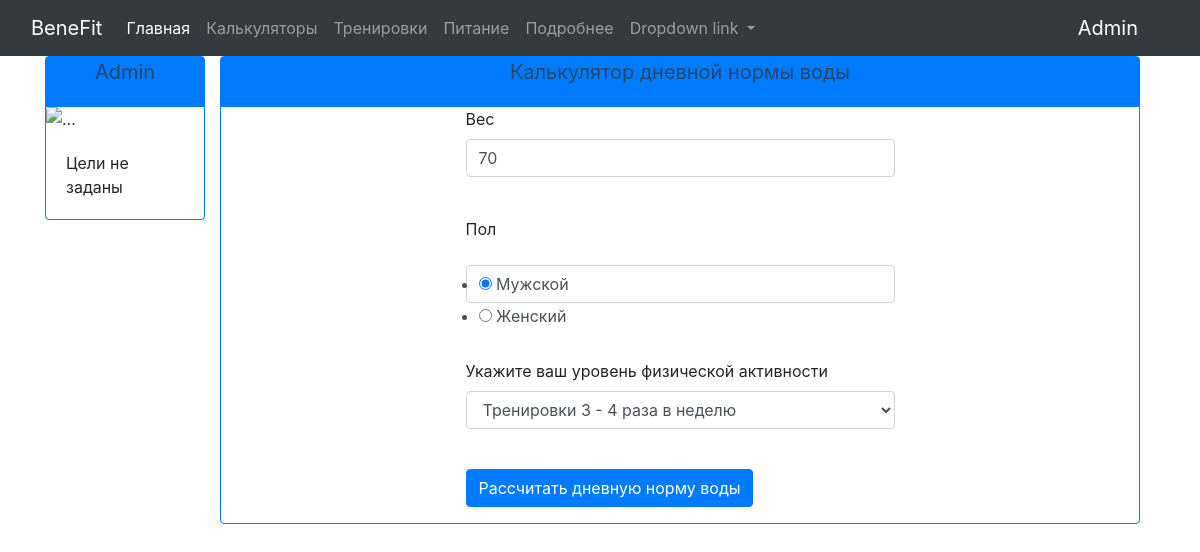
Page /calculators/water (signed in) on the earlier database version.
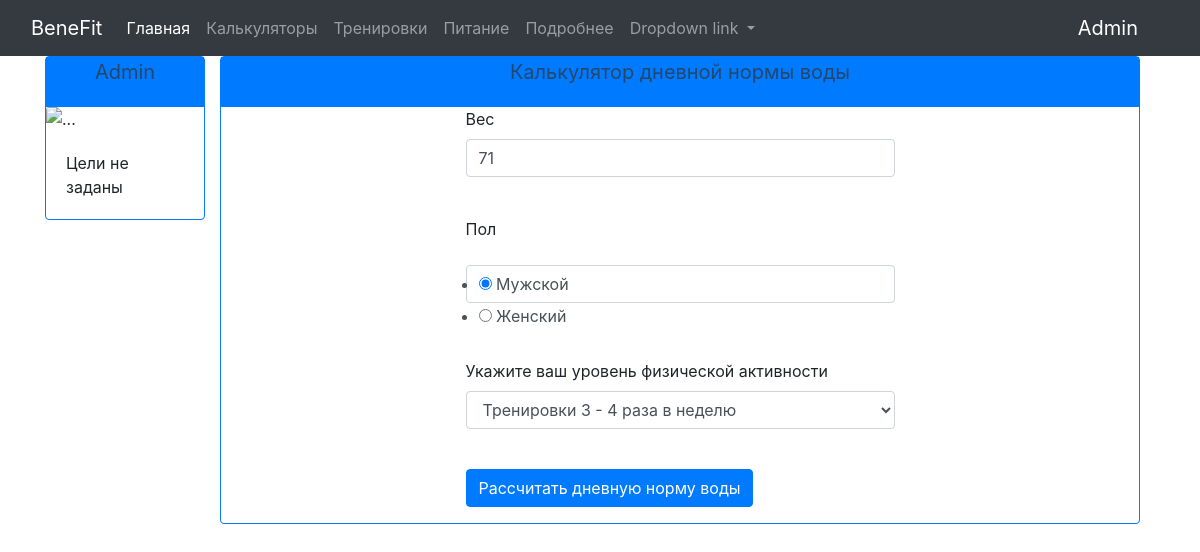
Same page on the later database version.
### data/user_inputs.py (models this page shows)
class User_inputs(SqlAlchemyBase, UserMixin):
    __tablename__ = 'user_inputs'
    user_id = sqlalchemy.Column(sqlalchemy.Integer,
                                sqlalchemy.ForeignKey("user_login.id"),
                                primary_key=True, autoincrement=True, nullable=True)
    height = sqlalchemy.Column(sqlalchemy.Integer, nullable=True)
    weight = sqlalchemy.Column(sqlalchemy.Integer, nullable=True)
    age = sqlalchemy.Column(sqlalchemy.Integer, nullable=True)
    gender = sqlalchemy.Column(sqlalchemy.String, nullable=True)
    activity = sqlalchemy.Column(sqlalchemy.Integer, nullable=True)
    wrists = sqlalchemy.Column(sqlalchemy.Integer, nullable=True)
    waist = sqlalchemy.Column(sqlalchemy.Integer, nullable=True)
    neck = sqlalchemy.Column(sqlalchemy.Integer, nullable=True)
    hip = sqlalchemy.Column(sqlalchemy.Integer, nullable=True)
    user_login = orm.relation('User_login')

### main.py (the view, shortened to what this page needs)
@app.route("/calculators/water", methods=['GET', "POST"])
def water_calculator_page():
    form = WaterCalculatorForm()
    if current_user.is_authenticated:
        db_sess = db_session.create_session()
        current_user_inputs = db_sess.query(User_inputs).filter(
            User_inputs.user_id == current_user.id).first()
        form.weight.data = current_user_inputs.weight
        form.gender.data = current_user_inputs.gender
        form.activity.data = str(current_user_inputs.activity)
    return render_template("water_calculator.html",
                           title='Калькулятор дневной нормы воды', form=form)

### forms/water_calculator_form.py
class WaterCalculatorForm(FlaskForm):
    gender = RadioField('Пол', choices=['Мужской', 'Женский'])
    weight = IntegerField('Вес', validators=[DataRequired()])
    activity = SelectField(u'Укажите ваш уровень физической активности',
                           choices=[(0, 'Сидячий образ жизни'),
                                    (1, 'Редкие тренировки'),
                                    (2, 'Тренировки 3 - 4 раза в неделю'),
                                    (3, 'Тренировки 5 - 6 раз в неделю'),
                                    (4, 'Ежедневные интенсивные тренировки')],
                           validators=[DataRequired()])
    submit = SubmitField('Рассчитать дневную норму воды')

### data/db_session.py (called while the page is built)
def create_session() -> Session:
    global __factory
    return __factory()

### main.py (called while the page is built)
@login_manager.user_loader
def load_user(user_id):
    db_sess = db_session.create_session()
    return db_sess.query(User_login).get(user_id)

### templates/water_calculator.html (shortened to what this page needs)
{% extends "calculator_template.html" %}
{% block calculator_content %}
        	<p>
        	    {{ form.weight.label }}<br>
        	    {{ form.weight(class="form-control", type="number") }}<br>
        	</p>
          <p>
              {{ form.gender.label }}<br>
              {{ form.gender(class="form-control", type="string") }}<br>
          </p>
          <p>
              {{ form.activity.label }}<br>
              {{ form.activity(class="form-control", type="select") }}<br>
          </p>
        	<p>{{ form.submit(type="submit", class="btn btn-primary") }}</p>
{% endblock %}

Differences in the rows shown:
changed User_inputs "☑ Мужской ☐ Женский": weight "70" → "71"
